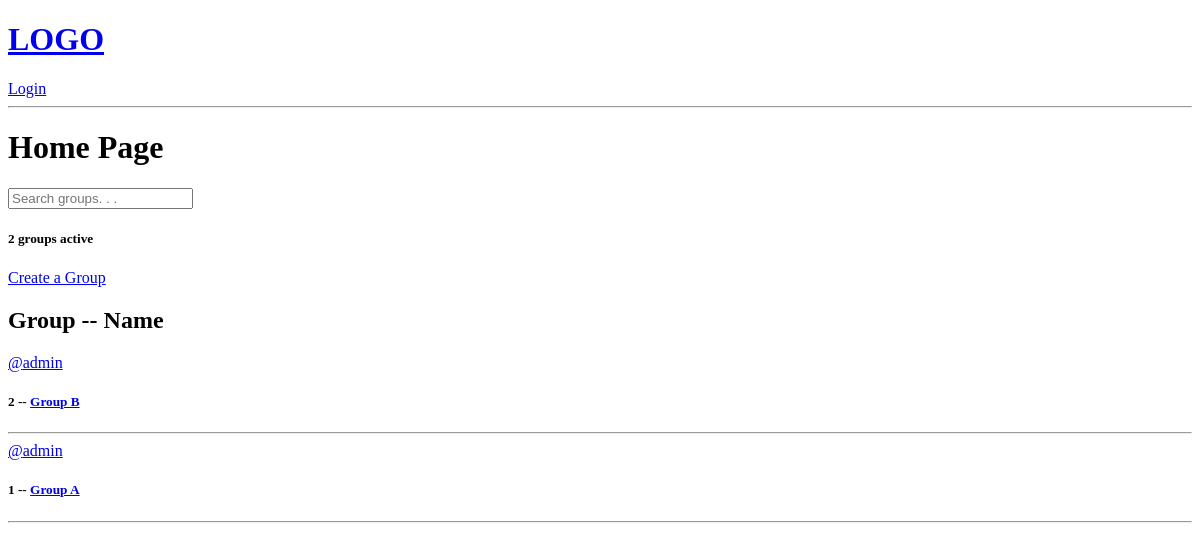
The app's page /home, older data.
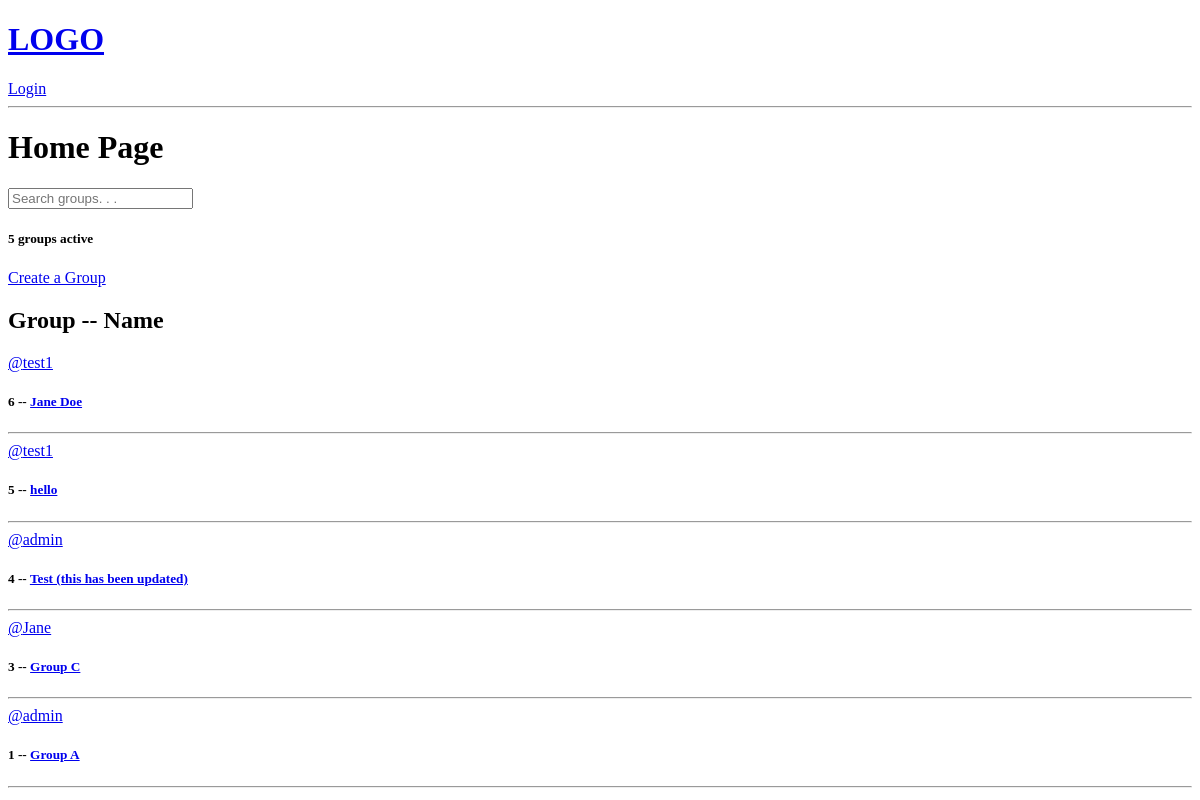
The same page, newer data.
### snapp/models.py (models this page shows, shortened)
class Group(models.Model):
  groupCreator = models.ForeignKey(User, on_delete=models.CASCADE)
  name = models.CharField(max_length=200)
  description = models.TextField(null=True, blank=True) # use TextField for large amounts of text, null=True -> can be null, blank=True -> if any form on page - field can be blank# If you allow for blank values, you have to allow for null values since blank values are stored as null.
  members = models.ManyToManyField(User, related_name='members', blank=True) # since you already have user in Group creator -> use related_name, blank form allowed
  lastUpdated = models.DateTimeField(auto_now=True) # automatic - last updated
  dateCreated = models.DateTimeField(auto_now_add=True) # when it was first created - initial timestamp - will never change
  class Meta:
    ordering = ['-lastUpdated', '-dateCreated'] # show the last created / updated group at the top of the page

### snapp/views.py (the view)
# urls.py: path('home', views.home, name="home"),
def home(request):
  q = request.GET.get('q') if request.GET.get('q') != None else ''
  groups = Group.objects.filter(
     Q(name__icontains=q) |                                                                                # FIX VIEWS - REFER TO CODING EXERCISES
     Q(description__icontains=q)
    ) # get all groups  .get .filter .exclude
  group_count = groups.count()
  context = {'groups': groups, 'group_count': group_count}
  return render(request, 'snapp/home.html', context)

### snapp/templates/snapp/home.html (shortened to what this page needs)
{% extends 'base.html' %}
{% block content %}
<h1>Home Page</h1>
<form method="GET" action="{% url 'home' %}">
  <input type="text"  name="q" placeholder="Search groups. . . "/>
</form>
<div>
  <h5>{{group_count}} groups active</h5>
  <a href="{% url 'createGroup' %}">Create a Group</a>
  <h2>Group -- Name</h2>
  {% for group in groups %}
  <div>
    <a href="{% url 'profile' group.groupCreator.id %}">@{{group.groupCreator.username}}</a>
    <h5>{{ group.id}} -- <a href="{% url 'group' group.id %}">{{group.name}}</a></h5>
    <hr>
  </div>
    {% endfor %}
</div>
{% endblock content %}

### templates/base.html (shortened to what this page needs)
<!DOCTYPE html>
<html lang="en">
<head>
</head>
<body>
  {% include 'navbar.html' %}
  {% block content %}
  {% endblock %}
</body>
</html>

### templates/navbar.html
<a href="/" ><h1>LOGO</h1></a>
  {% if request.user.is_authenticated %}
  <h4?>Hello {{request.user}}</h4>
  <a href="{% url 'logout' %}">Logout</a>
  {% else %}
  <a href="{% url 'login' %}">Login</a>
  {% endif %}
<hr>

Row changes from the older to the newer data that the page shows:
removed Group: groupCreator.username "admin", id "2", name "Group B"
added Group: groupCreator.username "test1", id "6", name "Jane Doe"
added Group: groupCreator.username "test1", id "5", name "hello"
added Group: groupCreator.username "admin", id "4", name "Test (this has been updated)"
added Group: groupCreator.username "Jane", id "3", name "Group C"
Text that changed along with them:
{{ group_count }}: "2" → "5"
